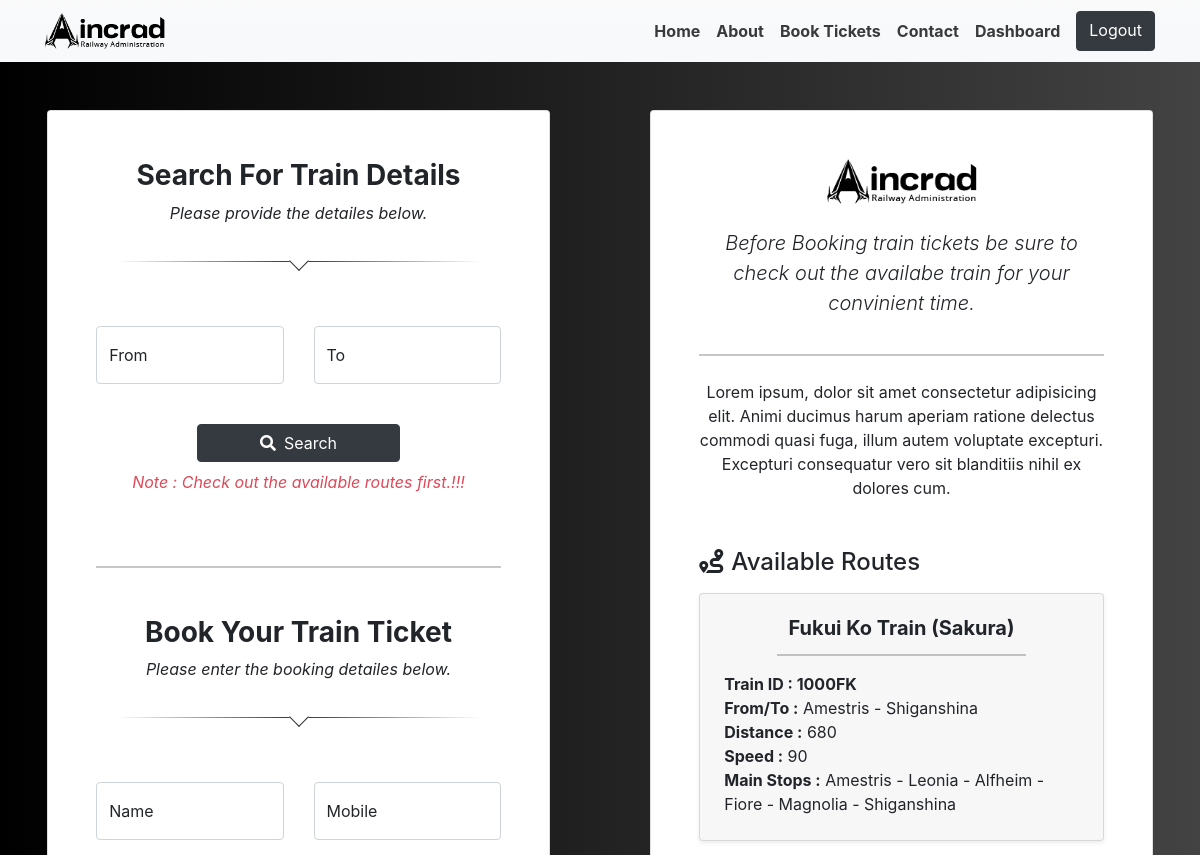
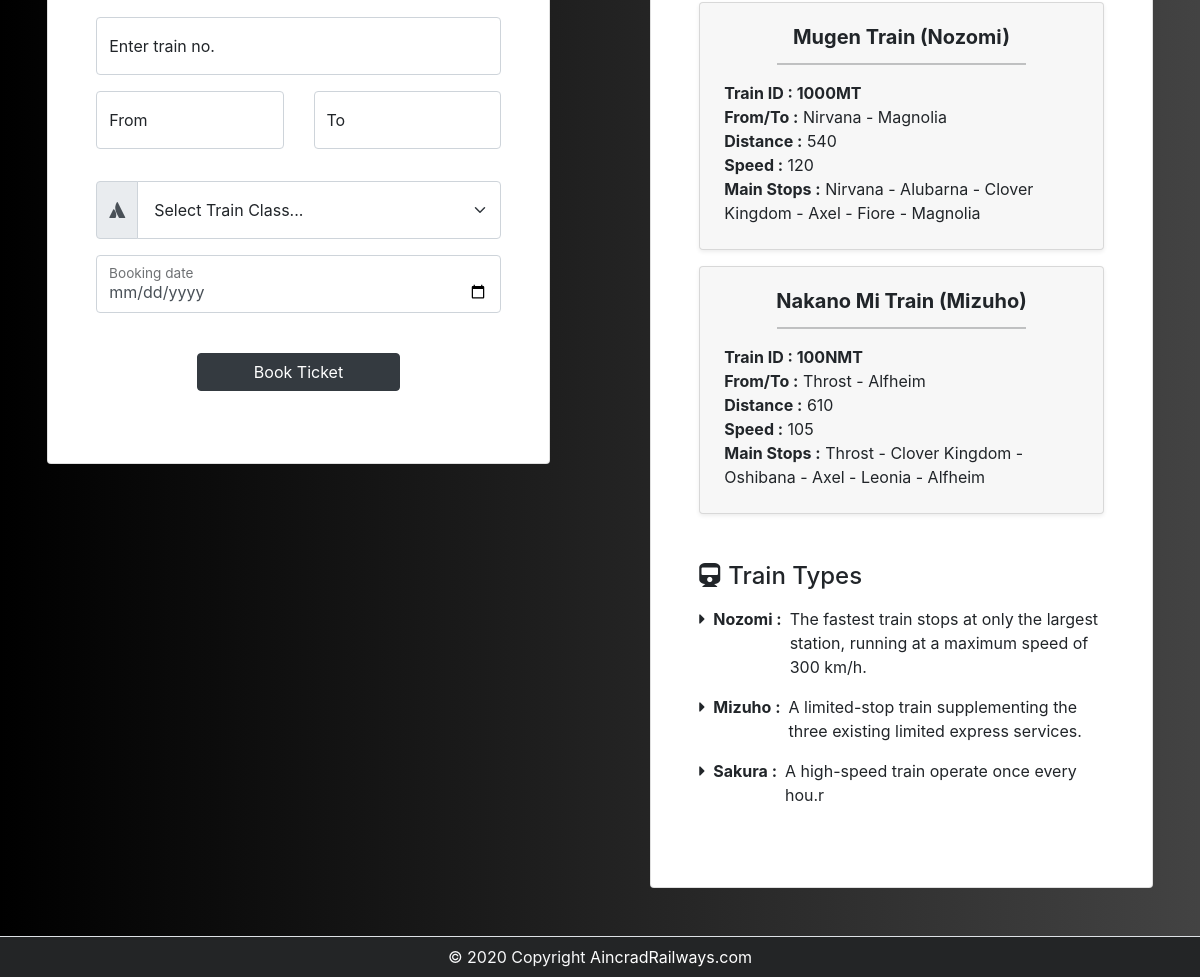
The app's page /book-ticket (signed in) with its own data (2 pictures, top to bottom).
### website/models.py (models this page shows)
class Train(db.Model):
    id = db.Column(db.String(6), primary_key=True)
    name = db.Column(db.String(150), nullable=False, unique=True)
    route = db.Column(db.String(100), nullable=False)
    distance = db.Column(db.Integer, nullable=False)
    speed = db.Column(db.Integer, nullable=False)
    main_stops = db.Column(db.String(150), nullable=False)
    tickets = db.relationship('Ticket', backref='train')
    stations = db.relationship('Station', backref='station')

### website/views.py (the view, shortened to what this page needs)
@views.route('/book-ticket', methods=['GET','POST'])
@login_required
def bookticket():
    trains = Train.query.order_by(Train.id).all()
    return render_template("book-ticket.html", user = current_user, trains=trains)

### website/__init__.py (called while the page is built)
def create_app():
    app = Flask(__name__)
    app.config['SECRETE_KEY'] = 'my super secret key'
    app.config['SQLALCHEMY_DATABASE_URI'] = f'sqlite:///{DB_NAME}'
    db.init_app(app)
    migrate.init_app(app, db)
    from .views import views
    from .auth import auth
    app.register_blueprint(views, url_prefix='/')
    app.register_blueprint(auth, url_prefix='/')
    from .models import User,Train,Ticket,Station,Feedback
    create_database(app)
    login_manager = LoginManager()
    login_manager.login_view = 'auth.login'
    login_manager.init_app(app)
    @login_manager.user_loader
    def load_user(id):
        return User.query.get(int (id))
    return app

### website/templates/book-ticket.html (shortened to what this page needs)
{% extends "base.html" %}
{% block content %}
  <div class="container-xxl">
      <div class="row justify-content-around align-items-start my-5">
          <div class="card col-md-5 text-center py-5 px-5">
            <div class="mb-3">
                <h3 class="fw-bold">Search For Train Details</h3>
                <p class="fst-italic">Please provide the detailes below.</p>
            </div>
            <div class="divider div-transparent div-arrow-down mt-1 mb-5"></div>
            <form method="POST" class="mt-3">
                <div class="row mb-4">
                    <div class="col">
                        <div class="form-floating mb-3">
                            <input type="text" class="form-control" id="floatingInput" placeholder="loc-from" name="loc_from">
                            <label for="floatingInput">From</label>
                        </div>
                    </div>
                    <div class="col">
                        <div class="form-floating mb-3">
                            <input type="text" class="form-control" id="floatingInput" placeholder="loc-to" name="loc_to">
                            <label for="floatingInput">To</label>
                        </div>
                    </div>
                </div>
                <button type="submit" class="btn btn-dark col-6 mb-2" name="search_submit"><i class="fas fa-search pe-2"></i>Search</button>
                <p class="text-danger fst-italic mb-4" style="opacity: .9;">Note : Check out the available routes first.!!!</p>
              </form>
            <hr class="divider my-5"/>
            <div class="mb-3">
              <h3 class="fw-bold">Book Your Train Ticket</h3>
              <p class="fst-italic">Please enter the booking detailes below.</p>
            </div>
            <div class="divider div-transparent div-arrow-down mt-1 mb-5"></div>
            <form method="POST" class="mt-3">
                <div class="row mb-3">
                    <div class="col">
                        <div class="form-floating">
                            <input type="text" class="form-control" id="floatingInput" placeholder="Name" name="name">
                            <label for="floatingInput">Name</label>
                        </div>
                    </div>
                    <div class="col">
                      <div class="form-floating mb-3">
                        <input type="tel" class="form-control" id="floatingInput" placeholder="mobile" name="mobile" pattern="[0-9]{10}">
                        <label for="floatingInput">Mobile</label>
                      </div>
                    </div>
                </div>
                <div class="form-floating mb-3">
                  <input type="text" class="form-control" id="floatingInput" placeholder="train no" name="train_no">
                  <label for="floatingInput">Enter train no.</label>
                </div>
                <div class="row mb-3">
                  <div class="col">
                    <div class="form-floating mb-3">
                      <input type="text" class="form-control" id="floatingInput" placeholder="From" name="from">
                      <label for="floatingInput">From</label>
                    </div>
                  </div>
                  <div class="col">
                    <div class="form-floating mb-3">
                      <input type="text" class="form-control" id="floatingInput" placeholder="To" name="to">
                      <label for="floatingInput">To</label>
                    </div>
                  </div>
                </div>
                <div class="input-group mb-3">
                  <label class="input-group-text" for="inputGroupSelect01"><i class="fab fa-atlassian"></i></label>
                  <select class="form-select p-3" id="inputGroupSelect01" name="train_cls">
                    <option selected>Select Train Class...</option>
                  </select>
                </div>
                <div class="form-floating mb-3">
                  <input type="date" class="form-control" id="floatingInput" placeholder="booking date" name="booking_date">
                  <label for="floatingInput">Booking date</label>
                </div>
                <button type="submit" class="btn btn-dark col-6 my-4" name="book_ticket_submit">Book Ticket</button>
            </form>
          </div>
          <div class="card col-md-5 text-center py-5 px-5">
            <div class="mb-1">
                <img src="/static/assets/Logo.png" alt="aincrad-logo" width="150" height="auto" class="img-fluid fs-5 mb-4">
                <p class="lead fst-italic">Before Booking train tickets be sure to check out the availabe train for your convinient time. </p>
            </div>
            <hr class="mb-4">
            <div>
                <p>Lorem ipsum, dolor sit amet consectetur adipisicing elit. Animi ducimus harum aperiam ratione delectus commodi quasi fuga, illum autem voluptate excepturi. Excepturi consequatur vero sit blanditiis nihil ex dolores cum.</p>
                {% if trains %}
                  <h4 class="text-left mt-5 mb-3"><i class="fas fa-route pe-2"></i></i>Available Routes</h4>
                  <div class="my-3 text-left" style="list-style: none;">
                    {% for train in trains %}
                      <div class="card mb-3 p-4 ms-0 shadow-sm" style="background-color: rgba(0,0,0,.03);">
                        <p class="fw-bold fs-5 lh-1 text-center">{% print(train.name) %}</p>
                        <hr class="mx-auto mt-0 mb-3" width="70%" >
                        <li><span class="fw-bold">Train ID : {% print(train.id) %}</span></li>
                        <li><span class="fw-bold">From/To :</span> {% print(train.route) %}</li>
                        <li><span class="fw-bold">Distance :</span> {% print(train.distance) %}</li>
                        <li><span class="fw-bold">Speed :</span> {% print(train.speed) %}</li>
                        <li><span class="fw-bold">Main Stops :</span> {% print(train.main_stops) %}</li>
                      </div>
                    {% endfor %}
                    </div>
                {% endif %}
                <h4 class="text-left mt-5 mb-3"><i class="fas fa-train pe-2"></i>Train Types</h4>
                <ul class="list-unstyled text-left">
                    <li class="d-flex">
                      <i class="fas fa-caret-right pe-2 mt-1"></i><p class="fw-bold pe-2 text-nowrap" >Nozomi :</p>
                        <p>The fastest train stops at only the largest station, running at a maximum speed of 300 km/h.</p>
                    </li>
                    <li class="d-flex">
                      <i class="fas fa-caret-right pe-2 mt-1"></i><p class="fw-bold pe-2 text-nowrap" >Mizuho :</p>
                        <p>A limited-stop train supplementing the three existing limited express services. </p>
                    </li>
                    <li class="d-flex">
                      <i class="fas fa-caret-right pe-2 mt-1"></i><p class="fw-bold pe-2 text-nowrap" >Sakura :</p>
                        <p class="text-wrap">A high-speed train operate once every hou.r</p>
                    </li>
                </ul>
            </div>
          </div>
      </div>
  </div>
{%endblock%}
{% block footer %}
  <footer class="page-footer font-small text-light mt-5 border-top"  style="background-color: #232526;" >
      <div class="footer-copyright text-center py-2">© 2020 Copyright
        <a href="#"> AincradRailways.com</a>
      </div>
  </footer>
{% endblock %}

### website/templates/base.html (shortened to what this page needs)
<!DOCTYPE html>
<html lang="en">
<head>
    <link href="https://cdn.jsdelivr.net/npm/bootstrap@5.0.2/dist/css/bootstrap.min.css" rel="stylesheet">
    <link rel="stylesheet" href="https://cdn.jsdelivr.net/npm/bootstrap@4.6.1/dist/css/bootstrap.min.css">
    <link rel="stylesheet" href="https://cdn.jsdelivr.net/npm/bootstrap-icons@1.7.2/font/bootstrap-icons.css">
    <link rel="stylesheet" href="https://cdnjs.cloudflare.com/ajax/libs/font-awesome/5.15.4/css/all.min.css" />
</head>
<body>
  <nav class="navbar navbar-expand-md  bg-light fw-bold bg-gradient">
    <div class="container-xl">
      <a href="/" class="navbar-brand">
        <img src="/static/assets/Logo.png" alt="aincrad logo" class="img-fluid" width="120" height="auto">
      </a>
      <div class="collapse navbar-collapse justify-content-end align-center" id="main-nav">
        <div class="navbar-nav">
          {% if user.is_authenticated %}
            <a href="/" class="nav-item nav-link">Home</a>
            <a href="/about" class="nav-item nav-link">About</a>
            <a href="/book-ticket" class="nav-item nav-link">Book Tickets</a>
            <a href="/contact" class="nav-item nav-link">Contact</a>
            <a href="/dashboard" class="nav-item nav-link">Dashboard</a>
            <a href="/logout" class="nav-item ms-2 d-none d-md-inline btn btn-dark">Logout</a>
          {% endif %}
        </div>
      </div>
    </div>
  </nav>
    {%block content%}
    {%endblock%}
  {% block footer %}{% endblock %}
</body>
</html>

### website/templates/base.html (style rules this page uses)
html { overflow: scroll; overflow-x: hidden; scroll-behavior: smooth; }
.nav-link { color : rgba(36, 37, 39,0.9); }
body { scroll-behavior: smooth; background: #000000; background: linear-gradient(to right, #000000, #434343); }
a { text-decoration: none; color: white; }
.divider { position: relative; margin: 30px 0; height: 1px; }
.div-transparent:before { content: ""; position: absolute; top: 0; left: 5%; right: 5%; width: 90%; height: 1px; background-image: linear-gradient(to right, transparent, rgb(48,49,51), transparent); }
.div-arrow-down:after { content: ""; position: absolute; z-index: 1; top: -7px; left: calc(50% - 7px); width: 14px; height: 14px; transform: rotate(45deg); background-color: white; border-bottom: 1px solid rgb(48,49,51); border-right: 1px solid rgb(48,49,51); }

### records on screen
Train: name "Fukui Ko Train (Sakura)", id "1000FK", route "Amestris - Shiganshina", distance "680", speed "90", main_stops "Amestris - Leonia - Alfheim - Fiore - Magnolia - Shiganshina"
Train: name "Mugen Train (Nozomi)", id "1000MT", route "Nirvana - Magnolia", distance "540", speed "120", main_stops "Nirvana - Alubarna - Clover Kingdom - Axel - Fiore - Magnolia"
Train: name "Nakano Mi Train (Mizuho)", id "100NMT", route "Throst - Alfheim", distance "610", speed "105", main_stops "Throst - Clover Kingdom - Oshibana - Axel - Leonia - Alfheim"
